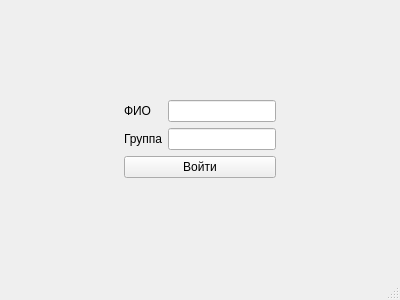
<?xml version="1.0" encoding="UTF-8"?>
<ui version="4.0">
 <class>MainWindow</class>
 <widget class="QMainWindow" name="MainWindow">
  <property name="geometry">
   <rect>
    <x>0</x>
    <y>0</y>
    <width>400</width>
    <height>300</height>
   </rect>
  </property>
  <property name="windowTitle">
   <string>MainWindow</string>
  </property>
  <widget class="QWidget" name="centralWidget">
   <layout class="QGridLayout" name="gridLayout">
    <item row="3" column="1">
     <spacer name="verticalSpacer">
      <property name="orientation">
       <enum>Qt::Vertical</enum>
      </property>
      <property name="sizeHint" stdset="0">
       <size>
        <width>20</width>
        <height>40</height>
       </size>
      </property>
     </spacer>
    </item>
    <item row="2" column="1">
     <widget class="QPushButton" name="login_button">
      <property name="text">
       <string>Войти</string>
      </property>
     </widget>
    </item>
    <item row="1" column="1">
     <layout class="QFormLayout" name="formLayout_2">
      <item row="0" column="0">
       <widget class="QLabel" name="label">
        <property name="text">
         <string>ФИО</string>
        </property>
       </widget>
      </item>
      <item row="0" column="1">
       <widget class="QLineEdit" name="fio"/>
      </item>
      <item row="1" column="0">
       <widget class="QLabel" name="label_2">
        <property name="text">
         <string>Группа</string>
        </property>
       </widget>
      </item>
      <item row="1" column="1">
       <widget class="QLineEdit" name="group"/>
      </item>
     </layout>
    </item>
    <item row="2" column="2">
     <spacer name="horizontalSpacer_2">
      <property name="orientation">
       <enum>Qt::Horizontal</enum>
      </property>
      <property name="sizeHint" stdset="0">
       <size>
        <width>40</width>
        <height>20</height>
       </size>
      </property>
     </spacer>
    </item>
    <item row="2" column="0">
     <spacer name="horizontalSpacer">
      <property name="orientation">
       <enum>Qt::Horizontal</enum>
      </property>
      <property name="sizeHint" stdset="0">
       <size>
        <width>40</width>
        <height>20</height>
       </size>
      </property>
     </spacer>
    </item>
    <item row="0" column="1">
     <spacer name="verticalSpacer_2">
      <property name="orientation">
       <enum>Qt::Vertical</enum>
      </property>
      <property name="sizeHint" stdset="0">
       <size>
        <width>20</width>
        <height>40</height>
       </size>
      </property>
     </spacer>
    </item>
   </layout>
  </widget>
  <widget class="QStatusBar" name="statusBar"/>
 </widget>
 <layoutdefault spacing="6" margin="11"/>
 <resources/>
 <connections/>
</ui>
